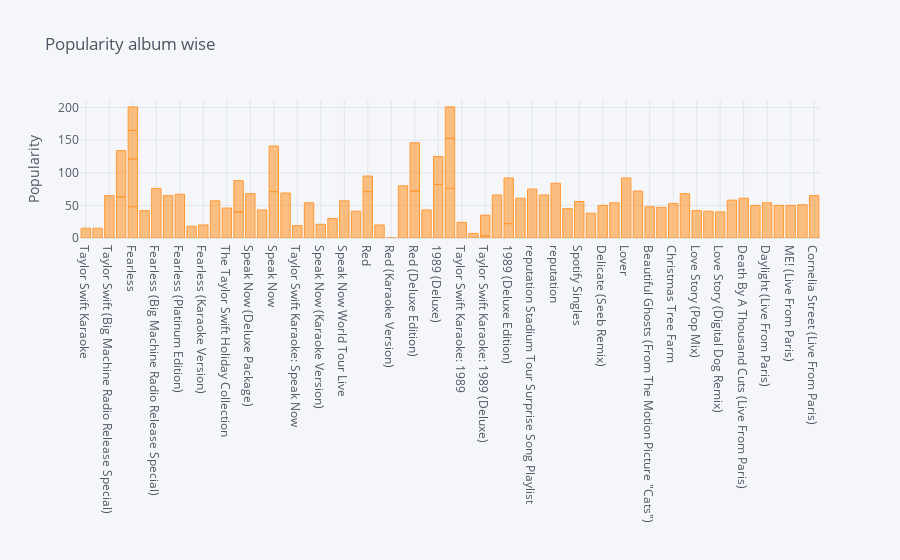

Write notebook code for a chart like this one.
### Markdown cell above
## Popularity of each album.

### Code cell
df_albums_artist.iplot(
    x='album_name',
    y='popularity',
    #xTitle='Album_name',
    yTitle='Popularity',
    kind='bar',
    title='Popularity album wise')

### Figure 1 — Plotly figure (JSON) as saved in the notebook; plotly's stock layout.template omitted (floating-point values rounded to 4 significant figures)
{"data": [{"marker": {"color": "rgba(255, 153, 51, 0.6)", "line": {"color": "rgba(255, 153, 51, 1.0)", "width": 1}}, "name": "popularity", "orientation": "v", "text": "", "type": "bar", "x": ["Taylor Swift Karaoke", "Taylor Swift (Karaoke Version)", "Taylor Swift (Big Machine Radio Release Special)", "Taylor Swift", "Taylor Swift", "Fearless", "Live From Clear Channel Stripped 2008", "Fearless (Big Machine Radio Release Special)", "Fearless Platinum Edition", "Fearless (Platinum Edition)", "Fearless Karaoke", "Fearless (Karaoke Version)", "Fearless", "Fearless (International Version)", "Fearless", "Fearless", "The Taylor Swift Holiday Collection", "Today Was A Fairytale", "Speak Now (Deluxe Package)", "Speak Now (US Version)", "Speak Now", "Speak Now (Deluxe Edition)", "Taylor Swift Karaoke: Speak Now", "Speak Now (Big Machine Radio Release Special)", "Speak Now", "Speak Now (Karaoke Version)", "Speak Now (Japanese Version)", "Speak Now World Tour Live", "Today Was A Fairytale", "Ronan", "Red", "Taylor Swift Karaoke: Red", "Red (Karaoke Version)", "Red", "Red (Big Machine Radio Release Special)", "Red (Deluxe Edition)", "Red (Deluxe Edition)", "Sweeter Than Fiction", "1989 (Deluxe)", "1989", "Taylor Swift Karaoke: 1989", "Taylor Swift Karaoke: 1989 (Deluxe Edition)", "Taylor Swift Karaoke: 1989 (Deluxe)", "1989 (Big Machine Radio Release Special)", "1989", "1989", "1989 (Deluxe)", "1989 (Deluxe Edition)", "1989 (Deluxe Edition)", "Taylor Swift Karaoke: 1989 (Deluxe)", "Bad Blood", "reputation Stadium Tour Surprise Song Playlist", "reputation (Big Machine Radio Release Special)", "reputation", "...Ready For It? (BloodPop® Remix)", "Spotify Singles", "Delicate (Sawyr And Ryan Tedder Mix)", "Delicate (Seeb Remix)", "You Need To Calm Down (Clean Bandit Remix)", "Lover", "Lover (Remix) [feat. Shawn Mendes]", "Beautiful Ghosts (From The Motion Picture \"Cats\")", "Lover (First Dance Remix)", "Christmas Tree Farm", "Only The Young (Featured in Miss Americana)", "Love Story (Pop Mix)", "You're Not Sorry (CSI Remix)", "Love Story (Digital Dog Remix)", "The Man (Live From Paris)", "Death By A Thousand Cuts (Live From Paris)", "You Need To Calm Down (Live From Paris)", "Daylight (Live From Paris)", "The Archer (Live From Paris)", "ME! (Live From Paris)", "Lover (Live From Paris)", "Cornelia Street (Live From Paris)"], "y": [15, 15, 65, 63, 71, 48, 42, 76, 65, 67, 18, 20, 73, 57, 44, 36, 46, 40, 68, 43, 71, 69, 19, 54, 70, 21, 30, 57, 48, 41, 71, 20, 0, 24, 80, 72, 74, 43, 82, 76, 24, 7, 3, 66, 77, 48, 43, 22, 70, 32, 61, 75, 66, 84, 45, 56, 38, 50, 54, 92, 72, 48, 47, 53, 68, 42, 41, 40, 58, 61, 50, 54, 50, 50, 51, 65]}], "layout": {"legend": {"bgcolor": "#F5F6F9", "font": {"color": "#4D5663"}}, "paper_bgcolor": "#F5F6F9", "plot_bgcolor": "#F5F6F9", "title": {"font": {"color": "#4D5663"}, "text": "Popularity album wise"}, "xaxis": {"gridcolor": "#E1E5ED", "showgrid": true, "tickfont": {"color": "#4D5663"}, "title": {"font": {"color": "#4D5663"}, "text": ""}, "zerolinecolor": "#E1E5ED"}, "yaxis": {"gridcolor": "#E1E5ED", "showgrid": true, "tickfont": {"color": "#4D5663"}, "title": {"font": {"color": "#4D5663"}, "text": "Popularity"}, "zerolinecolor": "#E1E5ED"}}}
